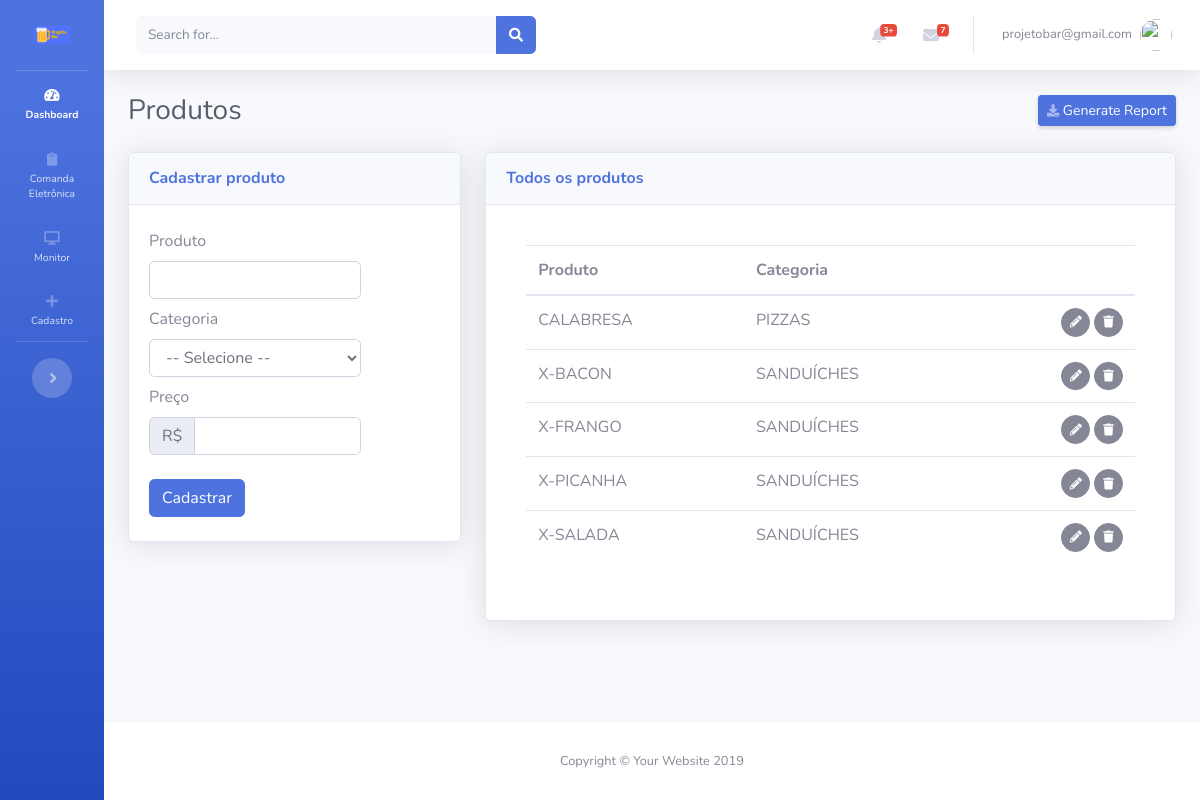
The page /views/produtos/Cadastrar.php (signed in) on the database as committed earlier.
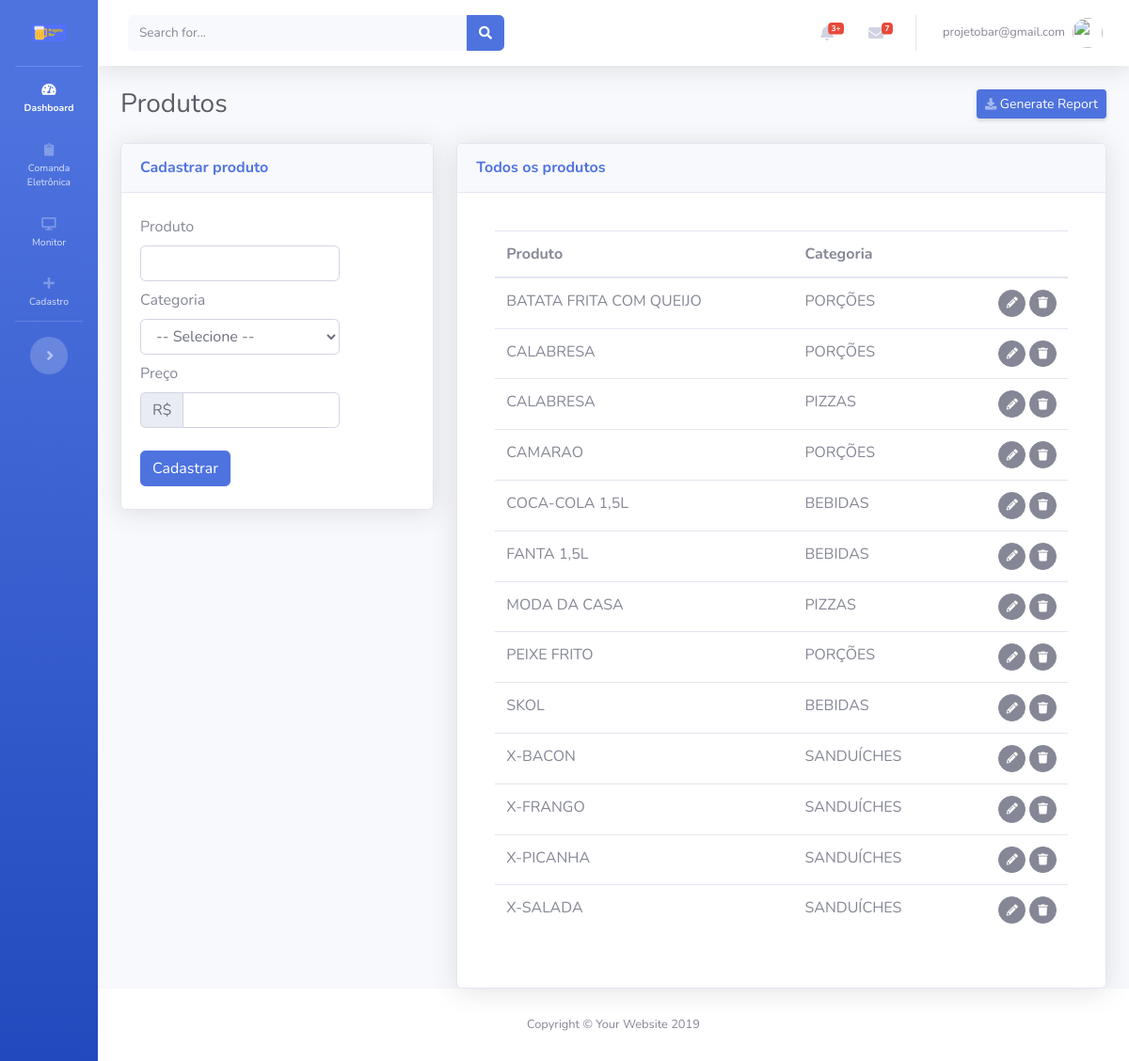
The same page on the database as committed later.
### tables this page shows
CREATE TABLE IF NOT EXISTS `produtos` (
  `id` int(11) NOT NULL AUTO_INCREMENT,
  `produto` varchar(200) NOT NULL,
  `categoria` int(11) NOT NULL COMMENT 'FK',
  `preco` double NOT NULL,
  `usuario` int(11) NOT NULL COMMENT 'FK',
  `cadastro` datetime NOT NULL,
  `modificado` datetime NOT NULL,
  PRIMARY KEY (`id`)
);

CREATE TABLE IF NOT EXISTS `categorias` (
  `id` int(11) NOT NULL AUTO_INCREMENT,
  `categoria` varchar(200) NOT NULL,
  `usuario` int(11) NOT NULL COMMENT 'FK',
  `cadastro` datetime NOT NULL,
  `modificado` datetime NOT NULL,
  PRIMARY KEY (`id`)
);

### config.php (called while the page is built, shortened)
<?php
$app_token= 'appbar1';

### controllers/sidebar/ControllerSidebarToggle.php (called while the page is built)
<?php
$sqlCosultaToggle="SELECT * FROM sidebar WHERE id_usuario = '".$_SESSION['id'.$app_token]."' LIMIT 1";
$resultCosultaToggle=mysqli_query($conecta,$sqlCosultaToggle);
$CosultaToggle=mysqli_fetch_assoc($resultCosultaToggle);

### views/produtos/templates/FormularioExibir.php (the view, shortened to what this page needs)
<div class="card shadow mb-12">
  <div class="card-header py-3">
    <h6 class="m-0 font-weight-bold text-primary">Todos os produtos</h6>
  </div>
  <div class="card-body">
    <?php
    $sql="
    SELECT
    a.id,
    a.produto,
    b.categoria
    FROM produtos a
    LEFT JOIN categorias b on (a.categoria=b.id) order by produto ASC";
    if ($result=mysqli_query($conecta,$sql))
    {
      ?>
      <div class="card-body">
        <div class="table-responsive">
          <table class="table cell-border table-hover" id="dataTable" width="100%" cellspacing="0">
            <thead>
              <tr>
                <th>Produto</th>
                <th>Categoria</th>
                <th></th>
              </tr>
            </thead>
            <tfoot>
              <tbody>
                <?php
                while ($row=mysqli_fetch_assoc($result))
                {
                 ?>
                 <tr>
                  <td><?php echo $row['produto'];?></td>
                  <td><?php echo $row['categoria'];?></td>
                  <td align="right">
                    <span id="acoes">
                      <button class="btn btn-secondary btn-circle btn-sm botaoEditarProdutoTransicao" idproduto="<?=$row['id']?>">
                        <i class="fas fa-pencil-alt"></i></button>
                        <button class="btn btn-secondary btn-circle btn-sm botaoExcluirProdutoTransicao" data-toggle="modal" data-target="#modalExcluirProduto" idproduto="<?=$row['id']?>"> <i class="fas fa-trash"></i>
                        </span>
                      </td>
                    </tr>
                    <?php
                  }
                  ?>
                </tbody>
              </table>
            </div>
          </div>
          <?php
        }
        ?>
      </div>
    </div>

### inc/header.php (shortened to what this page needs)
<!DOCTYPE html>
<html lang="en">
<head>
  <link href="<?php echo BASEURL; ?>vendor/fontawesome-free/css/all.min.css" rel="stylesheet" type="text/css">
  <link href="<?php echo BASEURL; ?>css/sb-admin-2.css" rel="stylesheet">
</head>
  <?php include_once($ControllerSidebarToggle); ?>

### views/produtos/Cadastrar.php (shortened to what this page needs)
<?php
$app_page_name="produtos";
include ('../../config.php');
include('../../inc/header.php');
?>
<link href="<?php echo BASEURL;?>vendor/datatables/dataTables.bootstrap4.min.css" rel="stylesheet">
<body id="page-top">
  <div id="wrapper">
    <?php include('../../inc/sidebar.php'); ?>
    <div id="content-wrapper" class="d-flex flex-column">
      <div id="content">
       <?php include('../../inc/topbar.php'); ?>
       <div class="container-fluid">
        <div class="d-sm-flex align-items-center justify-content-between mb-4">
          <h1 class="h3 mb-0 text-gray-800"><?php echo ucfirst($app_page_name); ?></h1>
          <a href="#" class="d-none d-sm-inline-block btn btn-sm btn-primary shadow-sm"><i class="fas fa-download fa-sm text-white-50"></i> Generate Report</a>
        </div>
        <div id="contentTemplateMaster">
         <?php include ('templates/TemplateMaster.php'); ?>
       </div>
     </div>
   </div>
 </div>
</div>
<?php include('../../inc/footer.php'); ?>

### inc/sidebar.php (shortened to what this page needs)
    <ul class="navbar-nav bg-gradient-primary sidebar sidebar-dark accordion  <?php echo $CosultaToggle['status']; ?>" id="accordionSidebar">
      <a class="sidebar-brand d-flex align-items-center justify-content-center" href="<?php echo BASEURL.'index.php'; ?>">
        <img src="<?php echo BASEURL;?>img/logo_azul_small.png" width="50%">
    </a>
    <hr class="sidebar-divider my-0">
    <li class="nav-item active">
      <a class="nav-link" href="<?php echo BASEURL.'index.php'; ?>">
        <i class="fas fa-fw fa-tachometer-alt"></i>
        <span>Dashboard</span></a>
      </li>
      <li class="nav-item">
        <a class="nav-link collapsed" href="#" data-toggle="collapse" data-target="#collapsePage1" aria-expanded="true" aria-controls="collapsePages">
          <i class="fas fa-clipboard"></i>
          <span>Comanda Eletrônica</span>
        </a>
    </li>
    <li class="nav-item">
      <a class="nav-link collapsed" href="#" data-toggle="collapse" data-target="#collapsePage2" aria-expanded="true" aria-controls="collapsePages">
        <i class="fas fa-desktop"></i>
        <span>Monitor</span>
      </a>
  </li>
  <li class="nav-item">
    <a class="nav-link collapsed" href="#" data-toggle="collapse" data-target="#collapsePages3" aria-expanded="true" aria-controls="collapsePages">
      <i class="fas fa-plus"></i>
      <span>Cadastro</span>
    </a>
</li>
  <hr class="sidebar-divider d-none d-md-block">
  <div class="text-center d-none d-md-inline">
    <button class="rounded-circle border-0" id="sidebarToggle" name="sidebarToggle"></button>
  </div>
</ul>

### inc/topbar.php (shortened to what this page needs)
<nav class="navbar navbar-expand navbar-light bg-white topbar mb-4 static-top shadow">
  <form class="d-none d-sm-inline-block form-inline mr-auto ml-md-3 my-2 my-md-0 mw-100 navbar-search">
    <div class="input-group">
      <input type="text" class="form-control bg-light border-0 small" placeholder="Search for..." aria-label="Search" aria-describedby="basic-addon2">
      <div class="input-group-append">
        <button class="btn btn-primary" type="button">
          <i class="fas fa-search fa-sm"></i>
        </button>
      </div>
    </div>
  </form>
  <ul class="navbar-nav ml-auto">
    <li class="nav-item dropdown no-arrow mx-1">
      <a class="nav-link dropdown-toggle" href="#" id="alertsDropdown" role="button" data-toggle="dropdown" aria-haspopup="true" aria-expanded="false">
        <i class="fas fa-bell fa-fw"></i>
        <span class="badge badge-danger badge-counter">3+</span>
      </a>
    </li>
    <li class="nav-item dropdown no-arrow mx-1">
      <a class="nav-link dropdown-toggle" href="#" id="messagesDropdown" role="button" data-toggle="dropdown" aria-haspopup="true" aria-expanded="false">
        <i class="fas fa-envelope fa-fw"></i>
        <span class="badge badge-danger badge-counter">7</span>
      </a>
    </li>
    <li class="nav-item dropdown no-arrow">
      <a class="nav-link dropdown-toggle" href="#" id="userDropdown" role="button" data-toggle="dropdown" aria-haspopup="true" aria-expanded="false">
        <span class="mr-2 d-none d-lg-inline text-gray-600 small"><?php echo $_SESSION['login'.$app_token]; ?></span>
        <img class="img-profile rounded-circle" src="https://source.unsplash.com/QAB-WJcbgJk/60x60">
      </a>
    </li>
  </ul>
</nav>

### views/produtos/templates/TemplateMaster.php (shortened to what this page needs)
<?php
$FormularioCadastrar = $_SERVER['DOCUMENT_ROOT'];
$FormularioCadastrar .= BASEURL . "views/produtos/templates/FormularioCadastrar.php";
$FormularioExibir = $_SERVER['DOCUMENT_ROOT'];
$FormularioExibir .= BASEURL . "views/produtos/templates/FormularioExibir.php";
?>
<div class="row">
<div class="col-xl-4 col-lg-5">
<?php include ($FormularioCadastrar); ?>
</div>
<div class="col-xl-8 col-lg-7">
<?php include ($FormularioExibir); ?>

### views/produtos/templates/FormularioCadastrar.php
  <div class="card shadow mb-4 FormularioCadastrarProduto">
    <div class="card-header py-3">
      <h6 class="m-0 font-weight-bold text-primary">Cadastrar produto</h6>
    </div>
    <div class="card-body">
      <div class="row">
        <div class="col-8 col-md-10 col-xl-9 col-lg-9 py-1">
          <label>Produto</label>
          <input type="text" id="produto" class="form-control"  required />
        </div>
        <div class="col-8 col-md-10 col-xl-9 col-lg-9 py-1">
          <label>Categoria</label>
          <select class="form-control" id="categoria">
            <?php include($ModelSelectCategoria); ?>
          </select>
        </div>
        <div class="col-8 col-md-10 col-xl-9 col-lg-9 py-1">
         <label>Preço</label>
         <div class="input-group mb-3">
          <div class="input-group-prepend">
            <span class="input-group-text">R$</span>
          </div>
          <input type="text" class="form-control moedaBRL" id="preco" aria-label="Preço">
        </div>
      </div>
    </div>
    <div class="row">
      <div class="col-2 col-md-2 col-xl-1 col-lg-1 py-1">
        <button class="btn btn-primary" id="botaoCadastrarProduto">Cadastrar</button>
      </div>
    </div>
  </div>
</div>

### models/categorias/ModelSelect.php (shortened to what this page needs)
<?php
$consultarCategoria = "SELECT * FROM categorias";
if ($result=mysqli_query($conecta,$consultarCategoria))
{
	echo "<option value=''>-- Selecione --</option>";
}

### inc/footer.php (shortened to what this page needs)
      <footer class="sticky-footer bg-white">
        <div class="container my-auto">
          <div class="copyright text-center my-auto">
            <span>Copyright &copy; Your Website 2019</span>
          </div>
        </div>
      </footer>
    </div>
  </div>
</body>
</html>

Rows that differ between the two databases and show on the page:
added produtos: produto "BATATA FRITA COM QUEIJO", categorias.categoria "PORÇÕES"
added produtos: produto "CALABRESA", categorias.categoria "PORÇÕES"
added produtos: produto "CAMARAO", categorias.categoria "PORÇÕES"
added produtos: produto "COCA-COLA 1,5L", categorias.categoria "BEBIDAS"
added produtos: produto "FANTA 1,5L", categorias.categoria "BEBIDAS"
added produtos: produto "MODA DA CASA", categorias.categoria "PIZZAS"
added produtos: produto "PEIXE FRITO", categorias.categoria "PORÇÕES"
added produtos: produto "SKOL", categorias.categoria "BEBIDAS"
